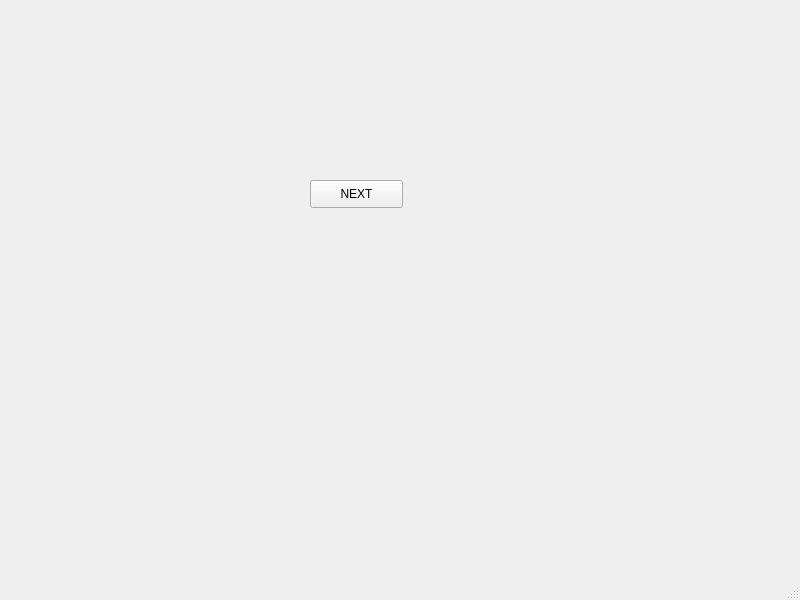
<?xml version="1.0" encoding="UTF-8"?>
<ui version="4.0">
 <class>MainWindow</class>
 <widget class="QMainWindow" name="MainWindow">
  <property name="geometry">
   <rect>
    <x>0</x>
    <y>0</y>
    <width>800</width>
    <height>600</height>
   </rect>
  </property>
  <property name="windowTitle">
   <string>MainWindow</string>
  </property>
  <widget class="QWidget" name="centralwidget">
   <widget class="QPushButton" name="pushButton">
    <property name="geometry">
     <rect>
      <x>310</x>
      <y>180</y>
      <width>93</width>
      <height>28</height>
     </rect>
    </property>
    <property name="text">
     <string>NEXT</string>
    </property>
   </widget>
  </widget>
  <widget class="QMenuBar" name="menubar">
   <property name="geometry">
    <rect>
     <x>0</x>
     <y>0</y>
     <width>800</width>
     <height>26</height>
    </rect>
   </property>
  </widget>
  <widget class="QStatusBar" name="statusbar"/>
 </widget>
 <resources/>
 <connections/>
</ui>
